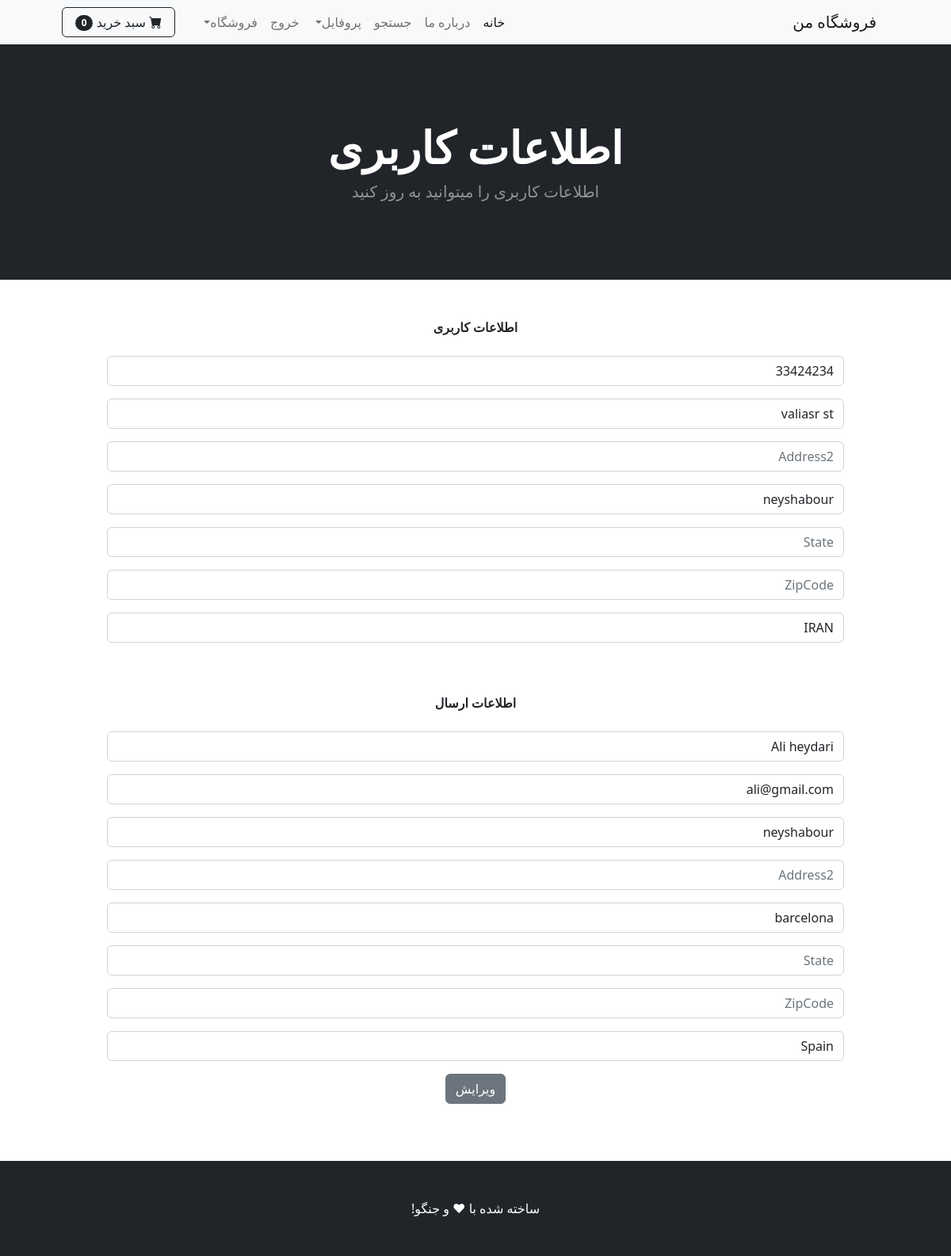
The page /update_info/ (signed in) on the database its author committed.
### shop/models.py (models this page shows, shortened)
class Profile(models.Model):
    user = models.OneToOneField(User, on_delete = models.CASCADE)
    date_modified = models.DateTimeField(User, auto_now = True)
    phone = models.CharField(max_length=25, blank=True)
    address1 = models.CharField(max_length=250, blank=True)
    address2 = models.CharField(max_length=250, blank=True)
    city = models.CharField(max_length=25, blank=True)
    state = models.CharField(max_length=25, blank=True)
    zipcode = models.CharField(max_length=25, blank=True)
    country = models.CharField(max_length=25, default = 'IRAN')
    old_cart = models.CharField(max_length=200, blank=True, null=True)

### payment/models.py (models this page shows, shortened)
class ShippingAddress(models.Model):
    user = models.ForeignKey(User, on_delete=models.CASCADE, null=True, blank=True)
    shipping_full_name = models.CharField(max_length=250)
    shipping_email = models.CharField(max_length=250)
    shipping_address1 = models.CharField(max_length=250, blank=True)
    shipping_address2 = models.CharField(max_length=250, blank=True, null=True)
    shipping_city = models.CharField(max_length=25, blank=True)
    shipping_state = models.CharField(max_length=25, blank=True, null=True)
    shipping_zipcode = models.CharField(max_length=25, blank=True, null=True)
    shipping_country = models.CharField(max_length=25, default = 'IRAN')
    class Meta:
        verbose_name_plural = 'Shipping Address'

### shop/views.py (the view)
# urls.py: path('update_info/', views.update_info, name="update_info"),
def update_info(request):
    if request.user.is_authenticated:
        current_user = Profile.objects.get(user__id=request.user.id)
        shipping_user = ShippingAddress.objects.get(user__id = request.user.id)
        form = UserInfoForm(request.POST or None, instance = current_user)
        shipping_form = ShippingForm(request.POST or None, instance = shipping_user)
        if form.is_valid() or shipping_form.is_valid():
            form.save()
            shipping_form.save()
            messages.success(request, 'اطلاعات کاربری شما ویرایش شد')
            return redirect('home')
        return render(request, 'update_info.html',{'form':form, 'shipping_form':shipping_form})
    else:
        messages.success(request, 'ابتدا باید لاگین شوید')
        return redirect('home')

### cart/cart.py (called while the page is built)
    def __len__(self):
        return len(self.cart)

### cart/context_processors.py (called while the page is built)
def cart(request):
    return {'cart':Cart(request)}

### shop/templates/update_info.html (shortened to what this page needs)
{% extends 'base.html' %}
{% block content %}
<header class="bg-dark py-5">
    <div class="container px-4 px-lg-5 my-5">
        <div class="text-center text-white">
            <h1 class="display-4 fw-bolder">اطلاعات کاربری</h1>
            <p class="lead fw-normal text-white-50 mb-0">اطلاعات کاربری را میتوانید به روز کنید</p>
        </div>
    </div>
</header>
<br><br>
<div class="container">
    <div class="row">
        <center>
            <div class="col-10">
                <strong>اطلاعات کاربری</strong>
                <br><br>
                <form method="POST" action="{% url 'update_info' %}">
                        {{ form.as_p }}
                        <br><br>
                        <strong>اطلاعات ارسال</strong>
                        <br><br>
                        {{ shipping_form.as_p }}
                    <button type="submit" class="btn btn-secondary">ویرایش</button>
                  </form>
                  <br>
            </div>
        </center>
    </div>
</div>
<br><br>
{% endblock %}

### rows shown on the page
Profile: phone "33424234", address1 "valiasr st", city "neyshabour", country "IRAN"
ShippingAddress: shipping_full_name "Ali heydari", shipping_email "ali@gmail.com", shipping_address1 "neyshabour", shipping_city "barcelona", shipping_country "Spain"

### other values the page prints
{{ cart|length }} "0"
